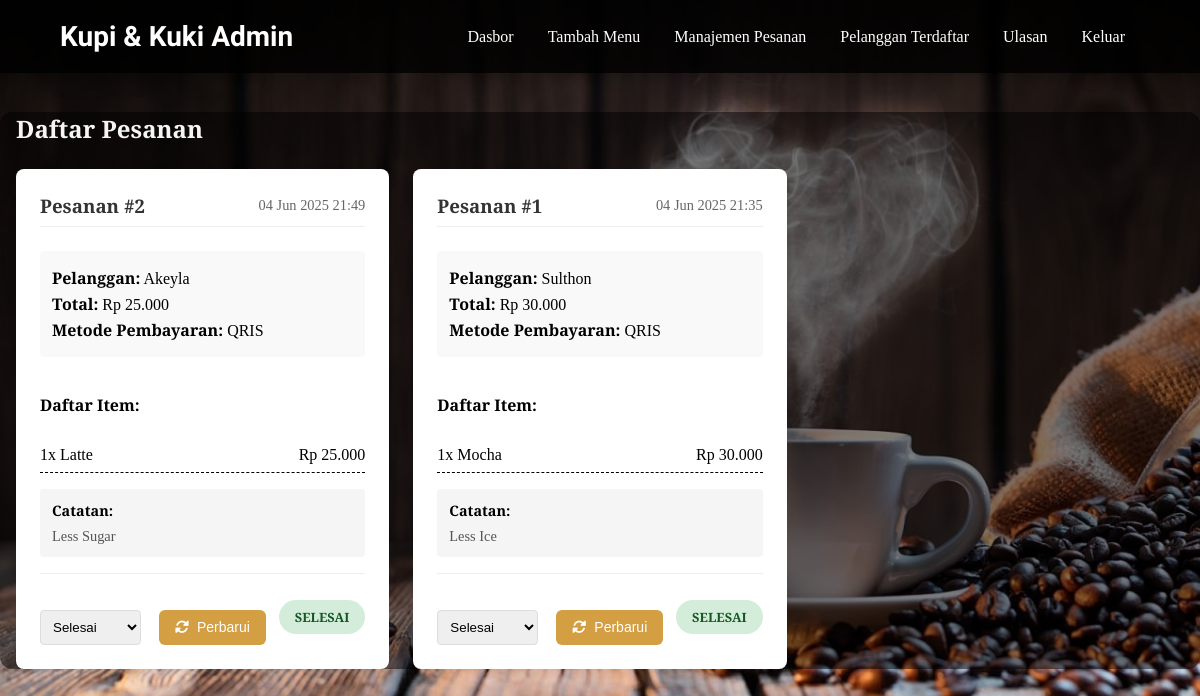
/admin/manage_orders.php (signed in), run on the app's committed database.
### tables this page shows
CREATE TABLE `orders` (
  `id` int(11) NOT NULL,
  `customer_name` varchar(100) NOT NULL,
  `order_date` datetime DEFAULT current_timestamp(),
  `total_amount` decimal(10,2) NOT NULL,
  `status` enum('pending','processing','completed','cancelled') DEFAULT 'pending',
  `payment_method` varchar(50) NOT NULL,
  `notes` text DEFAULT NULL,
  `items` text NOT NULL COMMENT 'JSON array of ordered items'
);

### admin/manage_orders.php (the view, shortened to what this page needs)
<?php
require '../php/config.php';
$stmt = $pdo->query("SELECT * FROM orders ORDER BY order_date DESC");
$pesanan = $stmt->fetchAll(PDO::FETCH_ASSOC);
?>
<!DOCTYPE html>
<html lang="id">
<head>
    <link rel="stylesheet" href="../css/manage_orders_style.css">
    <link rel="stylesheet" href="../css/admin_style.css">
    <link rel="stylesheet" href="../css/navbar.css">
    <link rel="stylesheet" href="https://cdnjs.cloudflare.com/ajax/libs/font-awesome/6.0.0/css/all.min.css">
</head>
<body>
    <header class="navbar">
        <div class="logo">Kupi & Kuki Admin</div>
        <nav>
            <a href="admin_dashboard.php">Dasbor</a>
            <a href="add_menu.php">Tambah Menu</a>
            <a href="manage_orders.php">Manajemen Pesanan</a>
            <a href="view_subscribers.php">Pelanggan Terdaftar</a>
            <a href="ulasan.php">Ulasan</a>
            <a href="../php/logout.php">Keluar</a>
        </nav>
    </header>
    <section class="order-management">
        <h2>Daftar Pesanan</h2>
        <div class="orders-container">
            <?php if (empty($pesanan)): ?>
                <p>Tidak ada pesanan yang ditemukan.</p>
            <?php else: ?>
                <?php foreach ($pesanan as $pesanan_item):
                    $daftar_item = json_decode($pesanan_item['items'], true);
                    $tanggal_pesanan = new DateTime($pesanan_item['order_date']);
                ?>
                    <div class="order-card">
                        <div class="order-header">
                            <h3>Pesanan #<?php echo $pesanan_item['id']; ?></h3>
                            <span class="order-date"><?php echo $tanggal_pesanan->format('d M Y H:i'); ?></span>
                        </div>
                        <div class="customer-info">
                            <p><strong>Pelanggan:</strong> <?php echo htmlspecialchars($pesanan_item['customer_name']); ?></p>
                            <p><strong>Total:</strong> Rp <?php echo number_format($pesanan_item['total_amount'], 0, ',', '.'); ?></p>
                            <p><strong>Metode Pembayaran:</strong> <?php echo htmlspecialchars($pesanan_item['payment_method']); ?></p>
                        </div>
                        <div class="order-items">
                            <h4>Daftar Item:</h4>
                            <ul>
                                <?php foreach ($daftar_item as $item): ?>
                                    <li>
                                        <?php echo $item['quantity']; ?>x <?php echo htmlspecialchars($item['name']); ?>
                                        <span>Rp <?php echo number_format($item['price'] * $item['quantity'], 0, ',', '.'); ?></span>
                                    </li>
                                <?php endforeach; ?>
                            </ul>
                        </div>
                        <?php if (!empty($pesanan_item['notes'])): ?>
                            <div class="order-notes">
                                <h4>Catatan:</h4>
                                <p><?php echo htmlspecialchars($pesanan_item['notes']); ?></p>
                            </div>
                        <?php endif; ?>
                        <div class="order-footer">
                            <form method="post" class="status-form">
                                <select name="status" class="status-select">
                                    <option value="completed" <?php echo $pesanan_item['status'] === 'completed' ? 'selected' : ''; ?>>Selesai</option>
                                </select>
                                <button type="submit" name="update_status" class="update-btn">
                                    <i class="fas fa-sync-alt"></i> Perbarui
                                </button>
                            </form>
                            <span class="status-badge <?php echo $pesanan_item['status']; ?>">
                                <?php
                                switch ($pesanan_item['status']) {
                                    case 'completed': echo 'Selesai'; break;
                                }
                                ?>
                            </span>
                        </div>
                    </div>
                <?php endforeach; ?>
            <?php endif; ?>
        </div>
    </section>
</body>
</html>

### css/manage_orders_style.css (style rules this page uses)
.order-management { max-width: 1200px; margin: 2rem auto; padding: 0 1rem; }
.orders-container { display: grid; grid-template-columns: repeat(auto-fill, minmax(350px, 1fr)); gap: 1.5rem; margin-top: 1.5rem; }
.order-card { background: #fff; border-radius: 8px; box-shadow: 0 2px 10px rgba(0, 0, 0, 0.1); padding: 1.5rem; display: flex; flex-direction: column; gap: 1rem; }
.order-header { display: flex; justify-content: space-between; align-items: center; border-bottom: 1px solid #eee; padding-bottom: 0.5rem; margin-bottom: 0.5rem; }
.order-header h3 { margin: 0; color: #333; }
.order-date { color: #666; font-size: 0.9rem; }
.customer-info { background: #f9f9f9; padding: 0.75rem; border-radius: 4px; }
.customer-info p { margin: 0.25rem 0; color: black }
.order-items { color :#000000; }
.order-items ul { list-style: none; padding: 0; margin: 0; color: black; }
.order-items li { display: flex; justify-content: space-between; padding: 0.5rem 0; border-bottom: 1px dashed #000000; color: black; }
.order-notes { background: #f5f5f5; padding: 0.75rem; border-radius: 4px; font-size: 0.9rem; }
.order-notes h4 { margin: 0 0 0.5rem 0; font-size: 0.9rem; color: black }
.order-notes p { margin: 0; color: #555; }
.order-footer { display: flex; justify-content: space-between; align-items: center; margin-top: auto; padding-top: 1rem; border-top: 1px solid #eee; }
.status-form { display: flex; gap: 0.5rem; }
.status-select { padding: 0.5rem; border: 1px solid #ddd; border-radius: 4px; }
.update-btn { background: #6F4E37; color: white; border: none; border-radius: 4px; padding: 0.5rem 1rem; cursor: pointer; display: flex; align-items: center; gap: 0.5rem; }
.status-badge { padding: 0.5rem 1rem; border-radius: 20px; font-size: 0.8rem; font-weight: bold; text-transform: uppercase; }
.status-badge.completed { background: #d4edda; color: #155724; }

### css/admin_style.css (style rules this page uses)
body { margin: 0; padding: 0; font-family: 'Georgia', serif; color: #fff; background: url('../img/coffee-bg.jpg') no-repeat center center/cover fixed; height: 100vh; }
section { padding: 2rem; background-color: rgba(0, 0, 0, 0.5); margin: 2rem; border-radius: 12px; }
body { font-family: 'Playfair Display', serif; background-color: #2f2b27; color: #f5f5f5; margin: 0; padding: 0; }
form { text-align: center; margin-top: 20px; }
button[type="submit"] { background-color: #d49e42; color: #fff; border: none; padding: 8px 16px; font-size: 14px; cursor: pointer; border-radius: 6px; margin-left: 10px; }

### css/navbar.css (style rules this page uses)
.navbar { position: fixed; top: 0; left: 0; width: 100%; z-index: 1000; display: flex; justify-content: space-between; align-items: center; padding: 20px 60px; background-color: rgba(0, 0, 0, 0.8); box-sizing: border-box; box-shadow: 0 4px 8px rgba(0, 0, 0, 0.1); transition: all 0.3s ease; }
body { padding-top: 80px; }
.logo { font-size: 28px; font-weight: bold; font-family: 'Clicker Script', cursive; color: #fff; cursor: pointer; text-decoration: none; display: block; }
nav a { margin: 0 15px; color: #fff; text-decoration: none; font-weight: 500; transition: color 0.3s ease; font-family: 'Playfair Display', cursive; }

### data on the page
orders: id "2", order_date "04 Jun 2025 21:49", customer_name "Akeyla", total_amount "25.000", payment_method "QRIS", quantity "1", name "Latte", quantity "25.000", notes "Less Sugar", status "Selesai", shows "SELESAI"
orders: id "1", order_date "04 Jun 2025 21:35", customer_name "Sulthon", total_amount "30.000", payment_method "QRIS", quantity "1", name "Mocha", quantity "30.000", notes "Less Ice", status "Selesai", shows "SELESAI"
